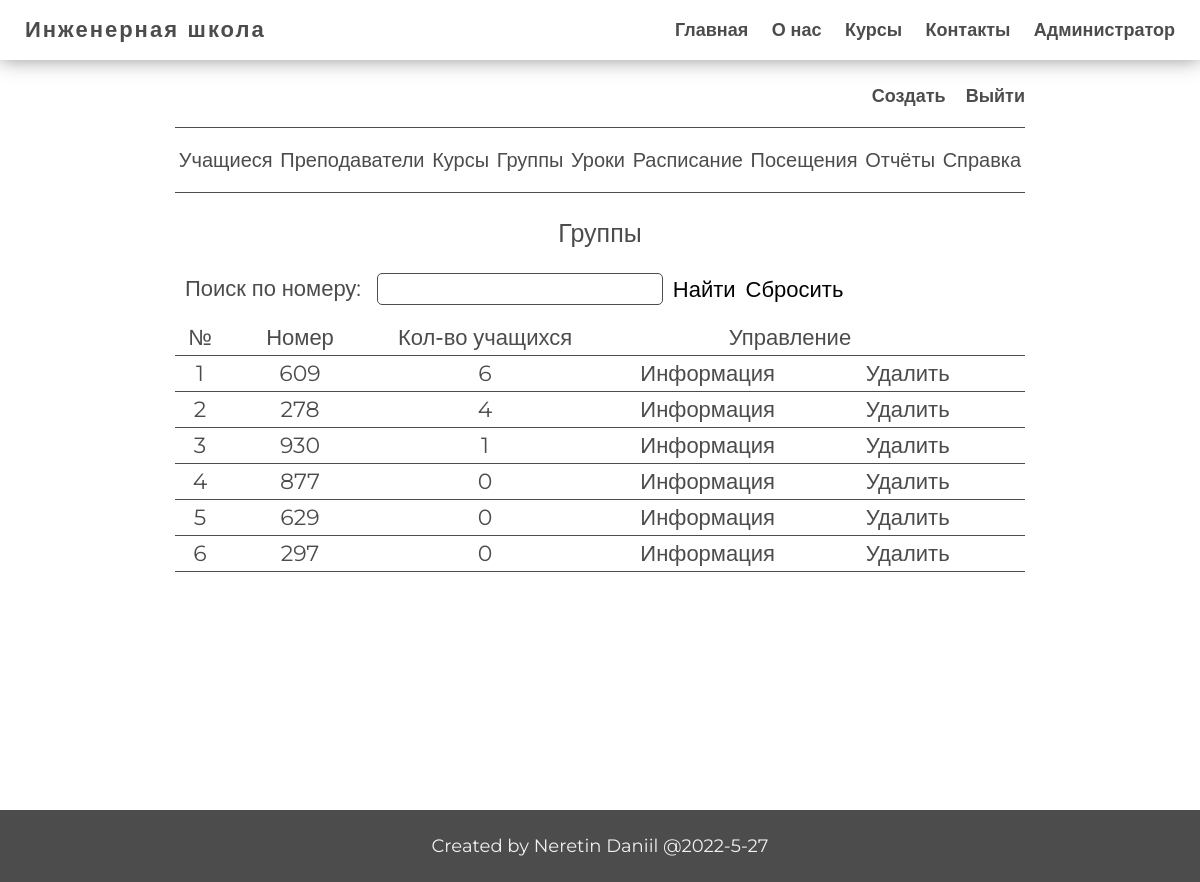
/admin/groups/index.php (signed in), run on the app's committed database.
### tables this page shows
CREATE TABLE `groups` (
  `id_group` int NOT NULL,
  `number` varchar(5) NOT NULL,
  `count_students` int DEFAULT '0',
  `id_course` int NOT NULL
);

### app/controllers/control.php (called while the page is built, shortened)
<?php
$find_sql = '';
include SITE_ROOT . '/app/db/db.php';
include SITE_ROOT . '/app/controllers/sort_find.php';

### app/db/db.php (called while the page is built, shortened)
<?php
require('connect.php');
function checkErrors($query)
{
    $errInfo = $query->errorInfo();
    return true;
}
function selectALL($table, $params = [])
{
    global $pdo;
    $sql = "select * from `$table`";
    $query = $pdo->prepare($sql);
    $query->execute();
    return $query->fetchAll();
}
function selectOrder($table, $sort_sql, $params = [])
{
    global $pdo;
    $sql = "select * from `$table`";
    if (!empty($params)) {
        $i = 0;
        foreach ($params as $key => $value) {
            $value = "`" . $value . "`";
            $key = "'" . $key . "'";
            if ($i === 0) {
                $sql = $sql . " WHERE $value = $key";
            } elseif ($i === 1) {
                $sql = $sql . " AND $value >= $key";
            } else {
                $sql = $sql . " AND $value <= $key";
            }
            $i++;
        }
    }
    $sql = $sql . " ORDER BY $sort_sql";
    $query = $pdo->prepare($sql);
    $query->execute();
    return $query->fetchAll();
}
function sort_link_bar($title, $a, $b, $table)
{
    $sort = @$_GET['sort'];
    if ($sort == $a) {
        return ' active" href="?sort=' . $b . '&table=' . $table . '">' . $title . ' <i>↑</i>';
    } elseif ($sort == $b) {
        return ' active" href="?sort=' . $a . '&table=' . $table . '">' . $title . ' <i>↓</i>';
    } else {
        return '" href="?sort=' . $a . '&table=' . $table . ' ">' . $title ;
    }
}

### app/controllers/sort_find.php (called while the page is built, shortened)
<?php
$groups = selectALL('groups');

### path.php (called while the page is built, shortened)
<?php
include SITE_ROOT . '/app/controllers/control.php';

### admin/groups/index.php (the view, shortened to what this page needs)
<?php
include '../../path.php';
?>
<!DOCTYPE html>
<html lang="en">
<head>
    <?php include SITE_ROOT . '/app/include/head.php' ?>
</head>
<body>
<div class="wrapper">
    <?php include SITE_ROOT . '/app/include/header.php' ?>
    <main class="main">
        <div class="container">
            <div class="admin_pages">
                    <?php include SITE_ROOT . '/admin/include-admin/admin_panel.php' ?>
                <div class="admin_table">
                    <?php include SITE_ROOT . '/admin/include-admin/nav_admin.php' ?>
                    <div class="title_menu">
                        <?php include SITE_ROOT . '/admin/include-admin/admin_panel.php' ?>
                    </div>
                    <div class="title">Группы</div>
                    <form action="index.php" method="post" class="search_menu">
                        <label>
                            Поиск по номеру:
                            <input class="search" value="<?= $find_sql ?>" type="text" name="search">
                        </label>
                        <button type="submit" value="groups" name="find">Найти</button>
                        <button type="submit" value="groups" name="reset">Сбросить</button>
                    </form>
                    <div class="head_table">
                        <span class="number">№</span>
                        <a class="price<?php echo sort_link_bar('Номер', 'number_asc', 'number_desc', 'groups'); ?></a>
                        <a class="count<?php echo sort_link_bar('Кол-во учащихся', 'count_students_asc', 'count_students_desc', 'groups'); ?></a>
                        <span class="control">Управление</span>
                    </div>
                    <div class="table">
                        <?php foreach ($groups as $key => $group): ?>
                            <div class="row_table">
                                <span class="number"><?= $key + 1; ?></span>
                                <span class="price"><?= $group['number']?></span>
                                <span class="count"><?= $group['count_students']; ?></span>
                                <span class="control">
                                <a class="edit" href="info_group.php?id_group=<?= $group['id_group']; ?>&number=<?= $group['number']; ?>">Информация</a>
                                <a class="delete" onClick="return window.confirm('Удалить группу?');" href="?table=groups&del_id=<?= $group['id_group']; ?>">Удалить</a>
                            </span>
                            </div>
                        <?php endforeach; ?>
                    </div>
                </div>
            </div>
        </div>
    </main>
    <?php include SITE_ROOT . '/app/include/footer.php' ?>
</div>
</body>
</html>

### css/StylePHP.css (style rules this page uses)
.admin_table { margin: 0 auto; }
.admin_pages .admin_table .head_table { padding-right: 10px; }

### data on the page
groups: number "609", count_students "6"
groups: number "278", count_students "4"
groups: number "930", count_students "1"
groups: number "877", count_students "0"
groups: number "629", count_students "0"
groups: number "297", count_students "0"

### other printed values
sort_link_bar('Номер', 'number_asc', 'number_desc', 'groups') "Номер"
